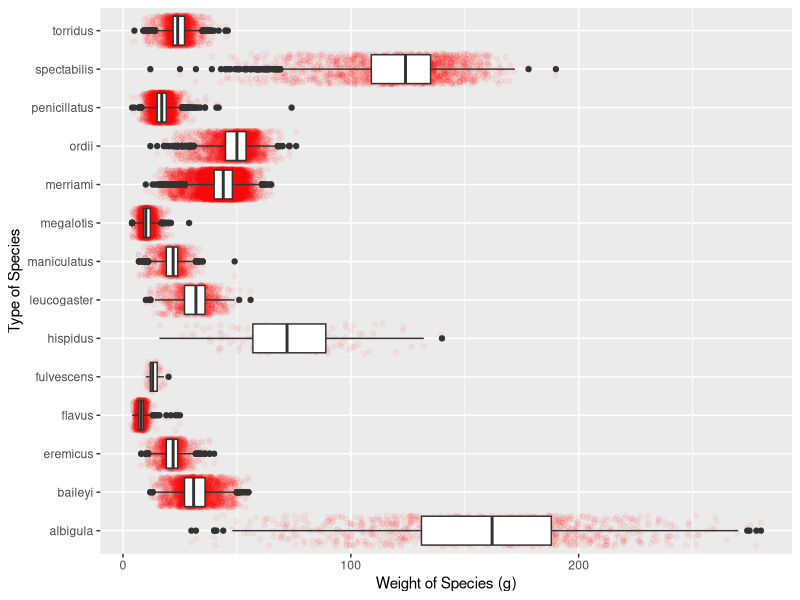
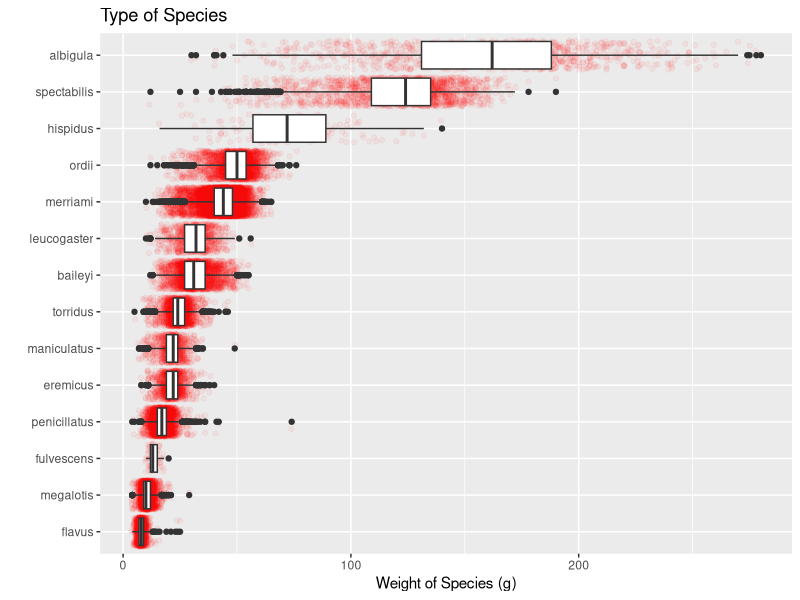
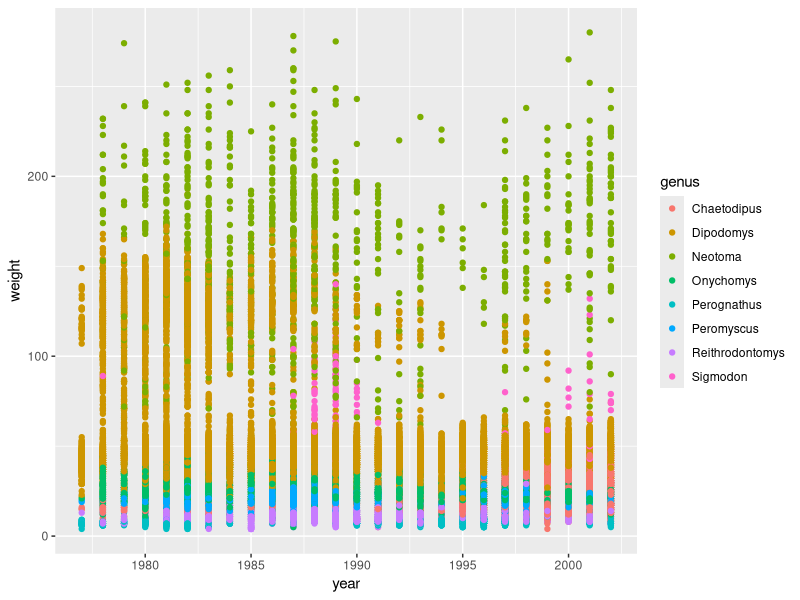
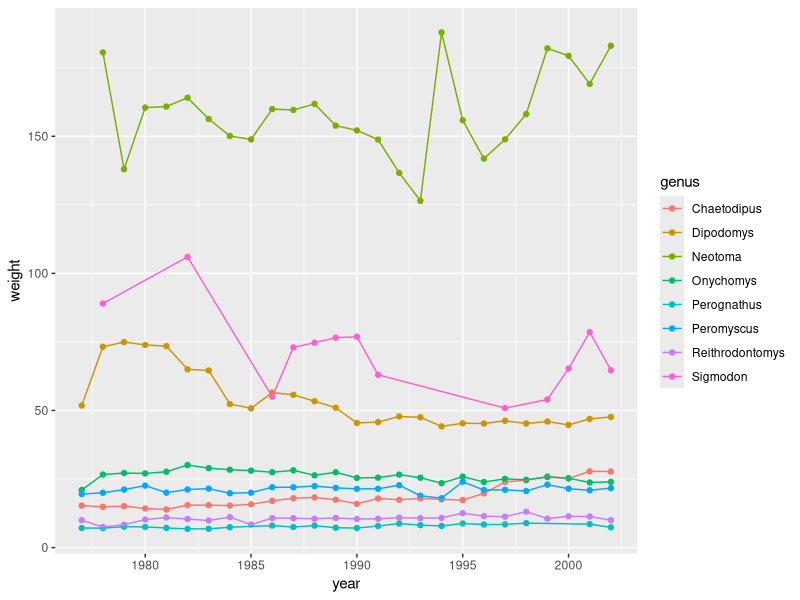
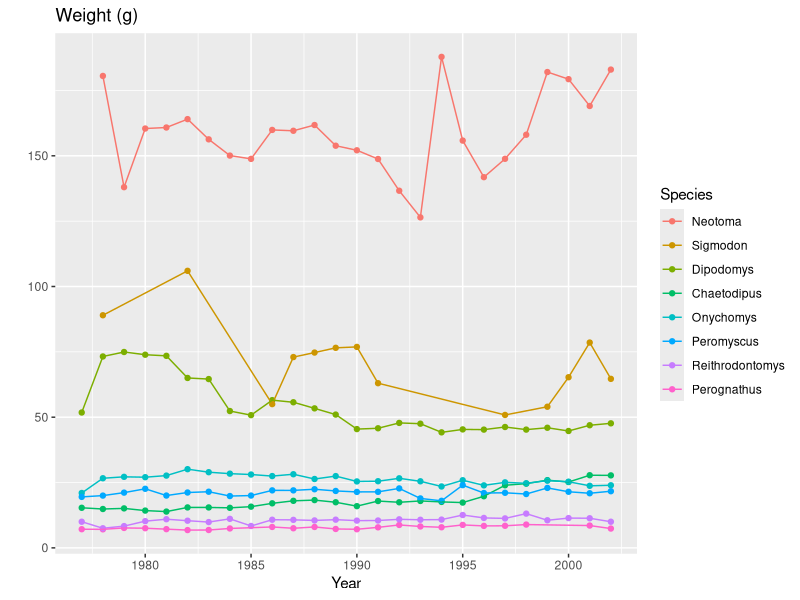
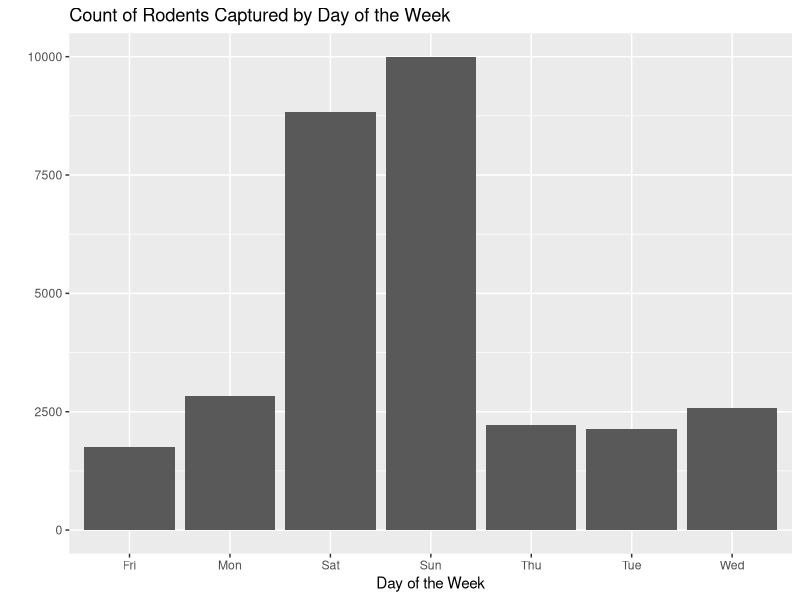

The R script that drew these images, in order: (Note: this script raises an error after producing the figures.)
## ---- chunk 1
#| message: false
library(tidyverse)


surveys <- read_csv(here::here("supporting_artifacts", "learning_targets", 
                               "Lab 2", "surveys.csv"))
## ---- chunk 2
ggplot(data = surveys, mapping = aes(y = species, x = weight)) + 
  geom_jitter(alpha = 0.05, color = "red") +
  geom_boxplot() +
  labs(y = "Type of Species", x = "Weight of Species (g)")
  

## ---- chunk 3
p1q1_2 <- surveys |> 
  mutate(species = fct_reorder(species, weight, .desc = FALSE))

ggplot(data = p1q1_2, mapping = aes(y = species, x = weight)) + 
  geom_jitter(alpha = 0.05, color = "red") +
  geom_boxplot() +
  labs(y = "", x = "Weight of Species (g)", title = "Type of Species")
## ---- chunk 4
ggplot(data = surveys, 
       mapping = aes(x = year, 
                     y = weight, 
                     color = genus)) +
  geom_point()
## ---- chunk 5
avgweight <- surveys |> 
  group_by(genus, year) |> 
  summarize(across(.cols = weight, mean, na.rm = TRUE), .groups = 'keep')

ggplot(data = avgweight, 
       mapping = aes(x = year, 
                     y = weight, 
                     color = genus)) +
  geom_point() +
  geom_line()
## ---- chunk 6
ggplot(data = avgweight, 
       mapping = aes(x = year, 
                     y = weight, 
                     color = fct_reorder2(genus, year, 
                                          weight, .desc = TRUE))) +
  geom_point() +
  geom_line() +
  labs(x = "Year", y = "", 
       color = "Species", title = "Weight (g)")
  
  
## ---- chunk 7
p3q1 <- surveys |> 
  drop_na(day_of_week)
ggplot(data = p3q1, mapping = aes(x = day_of_week)) +
  geom_bar() +
  labs(x = "Day of the Week", y = "", 
       title = "Count of Rodents Captured by Day of the Week")
## ---- chunk 8
p3q2 <- surveys |> 
  drop_na(day_of_week) |> 
  mutate(day_of_week = fct_relevel(day_of_week, 
                              levels = c("Mon",
                                         "Tue",
                                         "Wed",
                                         "Thu",
                                         "Fri",
                                         "Sat",
                                         "Sun"))
         )

ggplot(data = p3q2, mapping = aes(x = day_of_week)) +
  geom_bar() +
  labs(x = "Day of the Week", y = "", 
       title = "Count of Rodents Captured by Day of the Week")
## ---- chunk 9
p3q3 <- surveys |> 
  drop_na(day_of_week) |> 
  mutate(week_end_or_day = fct_collapse(day_of_week,
                                        weekday = c("Mon",
                                                    "Tue",
                                                    "Wed",
                                                    "Thu",
                                                    "Fri"),
                                        weekend = c("Sat", 
                                                    "Sun")
                                        ))
ggplot(data = p3q3, mapping = aes(x = week_end_or_day)) +
  geom_bar() +
  labs(x = "Weekday or Weekend", y = "", 
       title = "Count of Rodents Captured on Weekday or Weekend")
